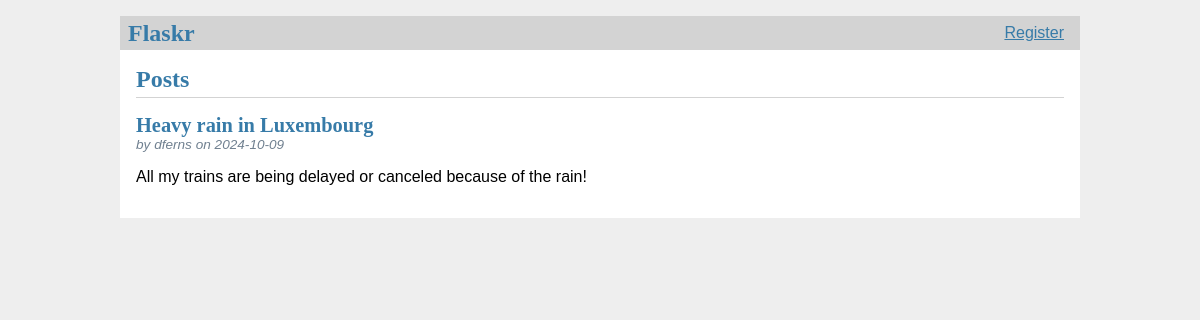
Before: / with the older database file.
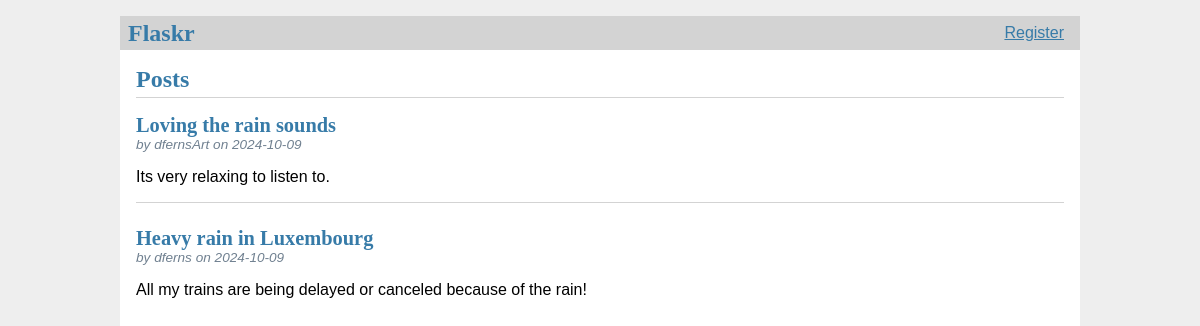
After: the same page with the newer database file.
### tables this page shows
CREATE TABLE posts (
    id INTEGER PRIMARY KEY AUTOINCREMENT,
    user_id INTEGER NOT NULL,
    created_at TIMESTAMP NOT NULL DEFAULT CURRENT_TIMESTAMP,
    title TEXT NOT NULL,
    body TEXT NOT NULL,
    FOREIGN KEY (user_id) REFERENCES users (id)
);

CREATE TABLE users (
    id INTEGER PRIMARY KEY AUTOINCREMENT,
    username TEXT UNIQUE NOT NULL,
    password TEXT NOT NULL
);

### flaskr/blog.py (the view)
@bp.route('/')
def index():
    db = get_db()
    posts = db.execute(
        'SELECT p.id, title, body, created_at, user_id, username FROM posts p JOIN users u ON p.user_id = u.id ORDER BY created_at DESC'
    ).fetchall()
    return render_template('blog/index.html',posts=posts)

### flaskr/auth.py (called while the page is built)
@bp.before_app_request
def load_logged_in_user():
    user_id = session.get('user_id')
    if user_id is None:
        g.user = None
    else:
        g.user = get_db().execute(
            'SELECT * FROM users WHERE id = ?', (user_id,)
        ).fetchone()

### flaskr/db.py (called while the page is built)
def get_db():
    if 'db' not in g:
        g.db = sqlite3.connect(
            current_app.config['DATABASE'],
            detect_types=sqlite3.PARSE_DECLTYPES
        )
        g.db.row_factory = sqlite3.Row
    return g.db

### flaskr/templates/blog/index.html (shortened to what this page needs)
{% extends 'base.html'%}
{% block header %}
<h1>{% block title %}Posts{% endblock title %}</h1>
{% endblock header %}
{% block content %}
    {% for post in posts %}
        <article class="post">
            <header>
                <div>
                    <h1> {{ post['title']}} </h1>
                    <div class="about">by {{ post['username'] }} on {{ post['created_at'].strftime('%Y-%m-%d')}}</div>
                </div>
            </header>
            <p class="body">{{ post['body'] }}</p>
        </article>
        {% if not loop.last %}
            <hr>
        {% endif %}
    {% endfor %}
{% endblock %}

### flaskr/templates/base.html (shortened to what this page needs)
<!doctype html>
<link rel="stylesheet" href="{{ url_for('static', filename='style.css') }}">
<nav>
    <h1>Flaskr</h1>
    <ul>
        {% if g.user %}
            <li><span> {{g.user['username']}}</span>
        {% else %}
            <li><a href="{{ url_for('auth.register') }}"> Register </a>
        {% endif %}
    </ul>
</nav>
<section class="content">
    <header>
        {% block header %}{% endblock %}
    </header>
    {% block content%}{% endblock %}
</section>

### flaskr/static/style.css (style rules this page uses)
h1 { font-family: serif; color: #377ba8; margin: 1rem 0; }
a { color: #377ba8; }
hr { border: none; border-top: 1px solid lightgray; }
nav { background: lightgray; display: flex; align-items: center; padding: 0 0.5rem; }
nav h1 { flex: auto; margin: 0; }
nav ul { display: flex; list-style: none; margin: 0; padding: 0; }
nav ul li a, nav ul li span, header .action { display: block; padding: 0.5rem; }
.content { padding: 0 1rem 1rem; }
.content > header { border-bottom: 1px solid lightgray; display: flex; align-items: flex-end; }
.content > header h1 { flex: auto; margin: 1rem 0 0.25rem 0; }
.post > header { display: flex; align-items: flex-end; font-size: 0.85em; }
.post > header > div:first-of-type { flex: auto; }
.post > header h1 { font-size: 1.5em; margin-bottom: 0; }
.post .about { color: slategray; font-style: italic; }
.post .body { white-space: pre-line; }
.content:last-child { margin-bottom: 0; }

Changed rows visible on the page:
added posts: title "Loving the rain sounds", username "dfernsArt", created_at "2024-10-09", body "Its very relaxing to listen to."
